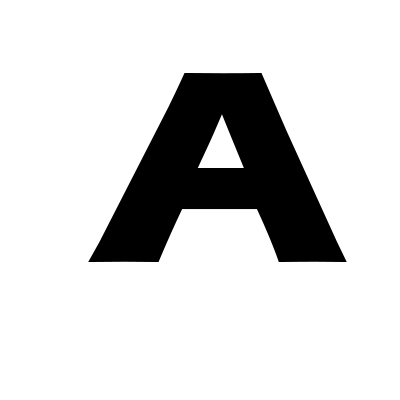
#> input picture A.png, 400 x 400 px
$ python test_hough_line_proba.py
#> lines starting #> are read from the running program, lines starting #| are printed output that depends on the picture; after the words box and inside, x2 and y2 are one past the last pixel; in counts of white or black regions, pixels touching at a corner belong together
from skimage.transform import probabilistic_hough_line
import skimage
from skimage import measure,filters,morphology
from skimage.measure import label,regionprops
from skimage.transform import hough_line, hough_line_peaks, warp, AffineTransform
from skimage.feature import canny, corner_harris, corner_subpix, corner_peaks
from skimage.draw import line
from skimage import data
import skimage.io as io
import matplotlib.pyplot as plt
from matplotlib import cm

# Line finding using the Probabilistic Hough Transform
image = io.imread("A.png")
#> image is the input picture: shape (400, 400); min 0, max 255, mean 215.3
edges = canny(image, 2, 1, 25)
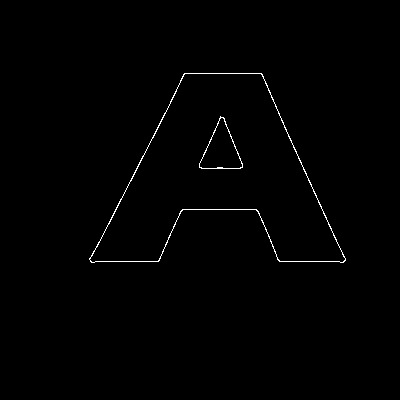
#> edges: shape (400, 400) bool; 0.67% white in thin lines or dots, all inside (x1, y1, x2, y2) = (89, 73, 346, 263)
lines = probabilistic_hough_line(edges, threshold=10, line_length=5,line_gap=3)
#> lines = 29 items

# Generating figure 2
fig, axes = plt.subplots(1, 3, figsize=(15, 5), sharex=True, sharey=True)
ax = axes.ravel()

ax[0].imshow(image, cmap=cm.gray)
ax[0].set_title('Input image')

ax[1].imshow(edges, cmap=cm.gray)
ax[1].set_title('Canny edges')

ax[2].imshow(edges * 0)
for line in lines:
    p0, p1 = line
    ax[2].plot((p0[0], p1[0]), (p0[1], p1[1]))
#> this loop made 29 passes
#> (p0, p1) on passes 1 to 12: ((339, 247), (261, 73)), ((204, 154), (220, 117)), ((90, 258), (185, 73)), ((159, 260), (180, 211)), ((109, 223), (117, 207)), ((158, 261), (170, 233)), ((344, 261), (279, 261)), ((199, 166), (215, 128)), ((131, 180), (144, 154)), ((345, 260), (328, 222)), ((157, 261), (90, 261)), ((260, 73), (184, 73))
ax[2].set_xlim((0, image.shape[1]))
ax[2].set_ylim((image.shape[0], 0))
ax[2].set_title('Probabilistic Hough')

for a in ax:
    a.set_axis_off()

plt.tight_layout()
plt.show()
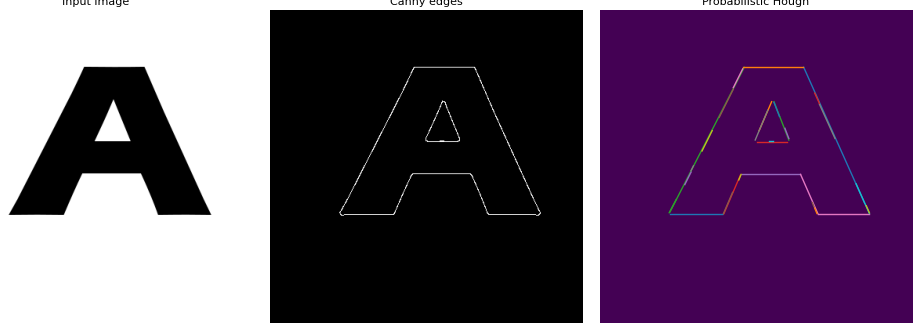
#> figure drawn by matplotlib, 3 panels

$ run again, with TE.png copied over A.png
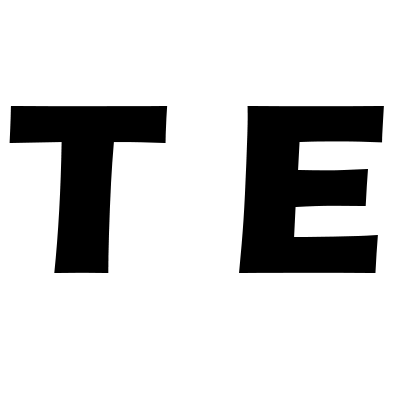
#> input picture TE.png, 400 x 400 px
#> image is the input picture: shape (400, 400); min 0, max 255, mean 207.9
#> `edges = canny(image, 2, 1, 25)`:
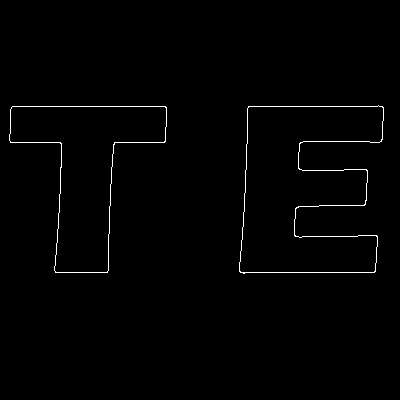
#> edges: shape (400, 400) bool; 0.97% white in thin lines or dots, all inside (x1, y1, x2, y2) = (9, 105, 384, 274)
#> lines = 52 items
#> the loop `for line in lines:` made 52 passes
#> (p0, p1) on passes 1 to 8: ((382, 106), (248, 106)), ((165, 106), (12, 106)), ((107, 272), (55, 272)), ((374, 272), (240, 272)), ((60, 142), (10, 142)), ((164, 142), (114, 142)), ((60, 189), (61, 152)), ((61, 151), (61, 143))
#> `plt.show()`:
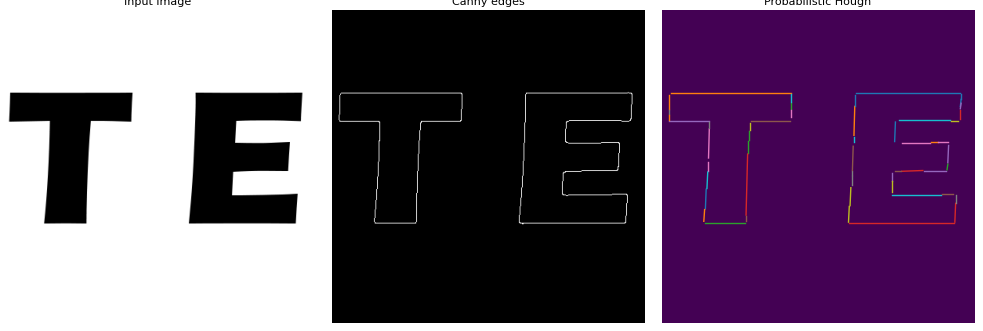
#> figure drawn by matplotlib, 3 panels
